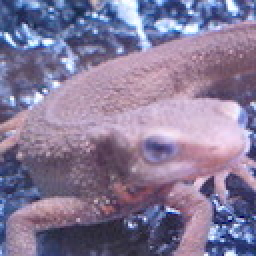
#> input picture assets/imori.jpg, 128 x 128 px (shown 2 times larger)
$ jupyter execute Binarization.ipynb
#> lines starting #> are read from the running program, lines starting #| are printed output that depends on the picture; after the words box and inside, x2 and y2 are one past the last pixel; in counts of white or black regions, pixels touching at a corner belong together
[cell 1]
import cv2
import numpy as np
from matplotlib import pyplot as plt

[cell 2]
img = cv2.imread("../assets/imori.jpg")
#> img is the input picture: shape (128, 128, 3); mean B, G, R 152.8, 121.8, 134.1
plt.imshow(img[:,:,::-1])

[cell 3]
# BGR -> GRAY
gray = cv2.cvtColor(img, cv2.COLOR_BGR2GRAY)
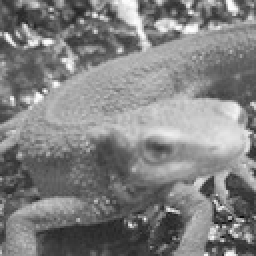
#> gray: shape (128, 128) (shown 2 times larger); min 11, max 254, mean 129
# Binarization (th = 128)
ret, img_th = cv2.threshold(gray, 128, 255, cv2.THRESH_BINARY)  # 1: input, 2: Threshold, 3: max, 4: flag
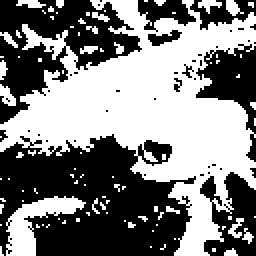
#> img_th: shape (128, 128) (shown 2 times larger); 50.1% white; 42 black regions (35 under 20 px), largest, box (x1, y1, x2, y2) and area: (0, 67, 98, 128) 4096, (0, 0, 71, 62) 1978, (98, 22, 128, 81) 749
plt.imshow(img_th, cmap="gray")

[cell 4]
# Otsu's binarization
ret, img_otsu = cv2.threshold(gray, 0, 255, cv2.THRESH_BINARY+cv2.THRESH_OTSU)
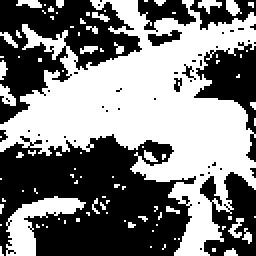
#> img_otsu: shape (128, 128) (shown 2 times larger); 49.5% white; 93 white regions (80 under 20 px), largest, box (x1, y1, x2, y2) and area: (0, 0, 128, 128) 6947, (3, 98, 43, 128) 483, (0, 42, 8, 53) 50
#> ret = 129
plt.imshow(img_otsu, cmap="gray")

[cell 5]
# Plot Histgram
plt.hist(gray.ravel(), bins=255, rwidth=0.8, range=(0, 255))  # np.ravel() = MD lst to 1D lst
plt.xlabel('value')
plt.ylabel('appearance')
plt.show()
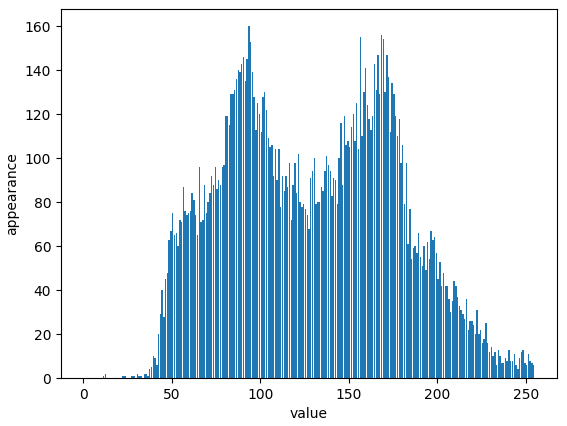
#> figure drawn by matplotlib, 1 panel; tallest bar 160 high, from x = 93.1 to 93.9

$ run again, with assets/blox.jpg copied over assets/imori.jpg
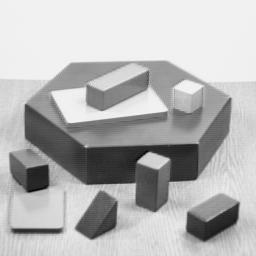
#> input picture assets/blox.jpg, 256 x 256 px
#> img is the input picture: shape (256, 256, 3); min 0, max 252, mean 182.8
#> `ret, img_th = cv2.threshold(gray, 128, 255, cv2.THRESH_BINARY)`:
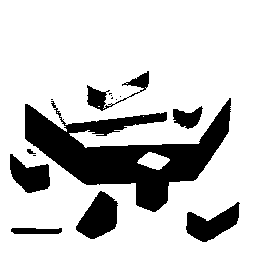
#> img_th: shape (256, 256); 78.8% white; 15 black regions (7 under 20 px), largest, box (x1, y1, x2, y2) and area: (25, 98, 231, 212) 9189, (76, 191, 118, 239) 1265, (186, 202, 240, 242) 1114
#> img_otsu: shape (256, 256); 68% white; 22 black regions (18 under 20 px), largest, box (x1, y1, x2, y2) and area: (9, 62, 232, 212) 17345, (185, 195, 240, 243) 1893, (75, 190, 118, 240) 1360, (10, 228, 64, 236) 324
#> ret = 161
#> `plt.show()`:
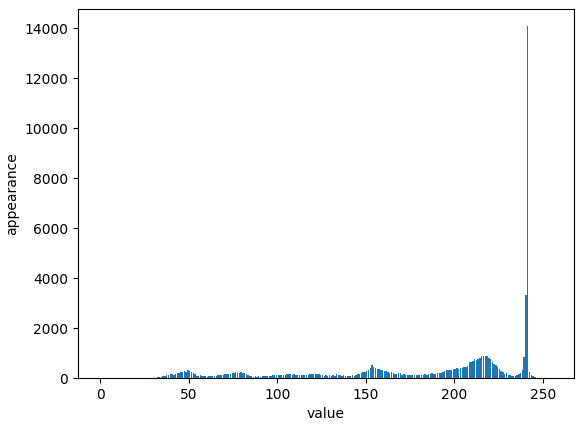
#> figure drawn by matplotlib, 1 panel; tallest bar 14087 high, from x = 241.1 to 241.9

$ run again, with assets/thorino.jpg copied over assets/imori.jpg
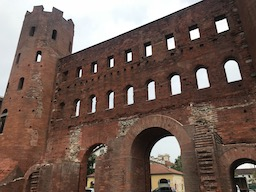
#> input picture assets/thorino.jpg, 256 x 192 px
#> img is the input picture: shape (192, 256, 3); mean B, G, R 85.6, 94.3, 114.5
#> `ret, img_th = cv2.threshold(gray, 128, 255, cv2.THRESH_BINARY)`:
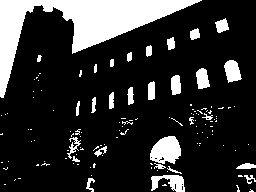
#> img_th: shape (192, 256); 18.4% white; 129 white regions (100 under 20 px), largest, box (x1, y1, x2, y2) and area: (0, 0, 202, 98) 5716, (150, 136, 181, 164) 637, (151, 175, 185, 192) 341
#> img_otsu: shape (192, 256); 16.9% white; 69 white regions (48 under 20 px), largest, box (x1, y1, x2, y2) and area: (0, 0, 202, 98) 5672, (150, 136, 181, 164) 596, (151, 175, 185, 192) 290
#> ret = 153
#> `plt.show()`:
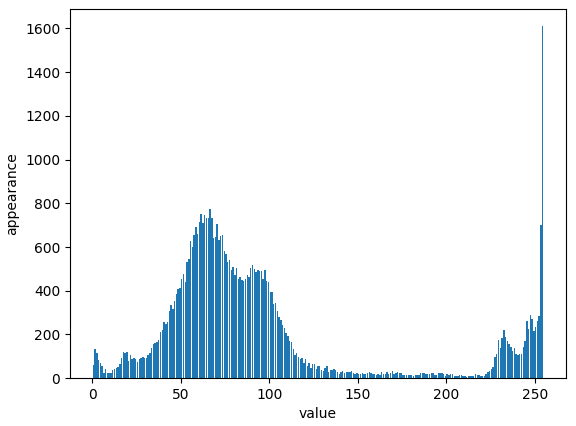
#> figure drawn by matplotlib, 1 panel; tallest bar 1610 high, from x = 254.1 to 254.9
